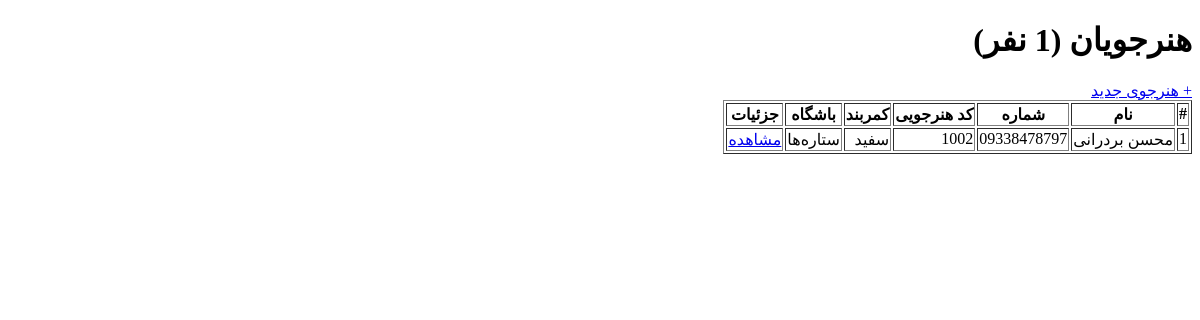
The app's page /students/ (signed in), older data.
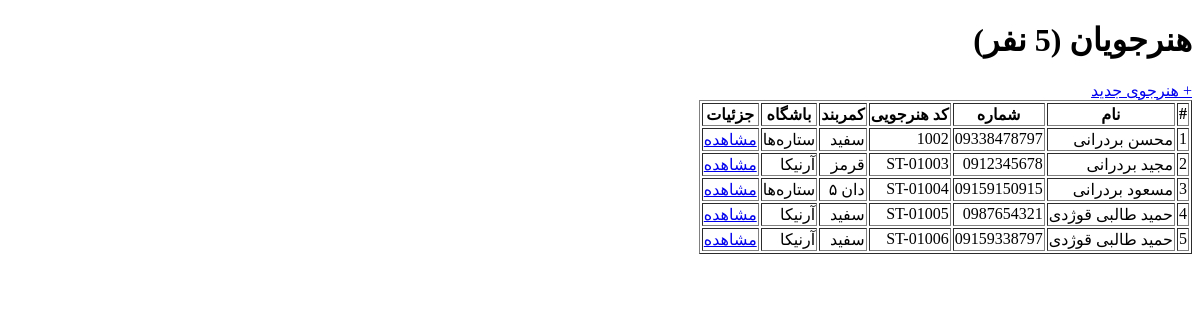
The same page, newer data.
### apps/students/models.py (models this page shows, shortened)
class Student(models.Model):
    BELTS = [
        ('white', 'سفید'),
        ('yellow', 'زرد'),
        ('orange', 'نارنجی'),
        ('green', 'سبز'),
        ('blue', 'آبی'),
        ('red', 'قرمز'),
        ('black_1', 'دان ۱'),
        ('black_2', 'دان ۲'),
        ('black_3', 'دان ۳'),
        ('black_4', 'دان ۴'),
        ('black_5', 'دان ۵'),
    ]
    user = models.OneToOneField(
        settings.AUTH_USER_MODEL,
        on_delete=models.CASCADE,
        related_name='student_profile',
        verbose_name='کاربر'
    )
    club = models.ForeignKey(
        Club,
        on_delete=models.PROTECT,
        related_name='students',
        verbose_name='باشگاه'
    )
    birth_date = jmodels.jDateField('تاریخ تولد', null=True, blank=True)
    student_code = models.CharField('کد هنرجویی', max_length=20, blank=True, unique=True)
    current_belt = models.CharField('کمربند فعلی', max_length=20, choices=BELTS, default='white')
    is_active = models.BooleanField('فعال', default=True)
    joined_at = jmodels.jDateField('تاریخ عضویت', auto_now_add=True)
    notes = models.TextField('یادداشت', blank=True, null=True)
    class Meta:
        verbose_name = 'هنرجو'
        verbose_name_plural = 'هنرجویان'

### apps/accounts/models.py (models this page shows, shortened)
class User(AbstractBaseUser, PermissionsMixin):
    phone = models.CharField(max_length=11, unique=True)
    first_name = models.CharField(max_length=100)
    last_name = models.CharField(max_length=100)
    birth_date = jmodels.jDateField('تاریخ تولد', null=True, blank=True)
    national_code = models.CharField(max_length=10, blank=True, null=True)
    avatar = models.ImageField(upload_to='avatars/', blank=True, null=True)
    is_super_manager = models.BooleanField(default=False)
    is_club_manager = models.BooleanField(default=False)
    is_instructor = models.BooleanField(default=False)
    is_active = models.BooleanField(default=True)
    is_staff = models.BooleanField(default=False)
    created_at = models.DateTimeField(auto_now_add=True)
    updated_at = models.DateTimeField(auto_now=True)
    objects = UserMnaager()
    USERNAME_FIELD = 'phone'
    REQUIRED_FIELDS = ['first_name', 'last_name']
    class Meta:
        verbose_name = 'کاربر'
        verbose_name_plural = 'کاربرها'
    def get_full_name(self):
        return f'{self.first_name} {self.last_name}'

### apps/clubs/models.py (models this page shows, shortened)
class Club(models.Model):
    name = models.CharField('نام باشگاه', max_length=200)
    province = models.ForeignKey(Province, on_delete=models.PROTECT, related_name='clubs', verbose_name='استان')
    city = models.ForeignKey(City, on_delete=models.PROTECT, related_name='clubs', verbose_name='شهر')
    address = models.TextField('آدرس', blank=True, null=True)
    phone = models.CharField('تلفن', max_length=11, blank=True, null=True)
    is_active = models.BooleanField('فعال', default=True)
    created_at = models.DateTimeField('تاریخ ایجاد', auto_now_add=True)
    class Meta:
        verbose_name = 'باشگاه'
        verbose_name_plural = 'باشگاه‌ها'

### apps/students/views.py (the view)
# urls.py: path('', views.StudentListView.as_view(), name='student_list'),
class StudentListView(LoginRequiredMixin, UserPassesTestMixin, ListView):
    template_name = 'students/student_list.html'
    context_object_name = 'students'
    def test_func(self):
        user = self.request.user
        return user.is_super_manager or user.is_club_manager
    def get_queryset(self):
        user = self.request.user
        if user.is_super_manager:
            return Student.objects.select_related('user', 'club').filter(is_active=True)
        return Student.objects.select_related('user', 'club').filter(
            club__memberships__user=user,
            club__memberships__is_active=True,
            is_active=True
        )

### templates/students/student_list.html (shortened to what this page needs)
{% extends 'base.html' %}
{% block content %}
<h1>هنرجویان ({{ students.count }} نفر)</h1>
<a href="{% url 'students:student_add' %}">+ هنرجوی جدید</a>
{% if students %}
<table border="1">
    <thead>
        <tr>
            <th>#</th>
            <th>نام</th>
            <th>شماره</th>
            <th>کد هنرجویی</th>
            <th>کمربند</th>
            <th>باشگاه</th>
            <th>جزئیات</th>
        </tr>
    </thead>
    <tbody>
        {% for s in students %}
        <tr>
            <td>{{ forloop.counter }}</td>
            <td>{{ s.user.get_full_name }}</td>
            <td>{{ s.user.phone }}</td>
            <td>{{ s.student_code }}</td>
            <td>{{ s.get_current_belt_display }}</td>
            <td>{{ s.club.name }}</td>
            <td><a href="{% url 'students:student_detail' s.pk %}">مشاهده</a></td>
        </tr>
        {% endfor %}
    </tbody>
</table>
{% else %}
<p>هیچ هنرجویی ثبت نشده</p>
{% endif %}
{% endblock %}

Row changes from the older to the newer data that the page shows:
added Student: user.get_full_name "مجید بردرانی", user.phone "0912345678", student_code "ST-01003", current_belt "قرمز", club.name "آرنیکا"
added Student: user.get_full_name "مسعود بردرانی", user.phone "09159150915", student_code "ST-01004", current_belt "دان ۵", club.name "ستاره‌ها"
added Student: user.get_full_name "حمید طالبی قوژدی", user.phone "0987654321", student_code "ST-01005", current_belt "سفید", club.name "آرنیکا"
added Student: user.get_full_name "حمید طالبی قوژدی", user.phone "09159338797", student_code "ST-01006", current_belt "سفید", club.name "آرنیکا"
